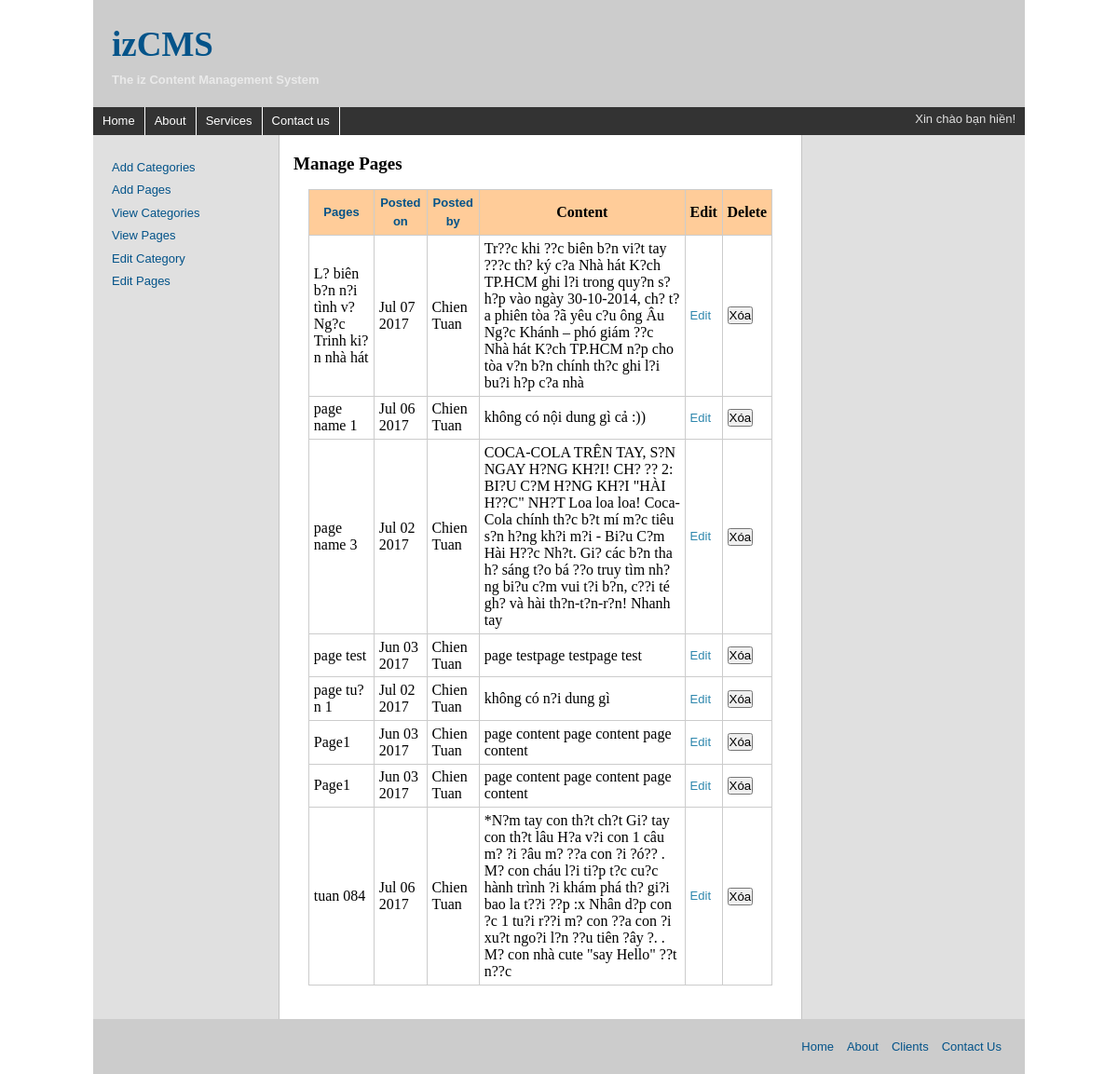
Screenshot of /admin/view_pages.php with the database file from the repository.
### tables this page shows
CREATE TABLE `pages` (
  `page_id` int(11) NOT NULL,
  `user_id` int(11) NOT NULL,
  `cat_id` int(11) NOT NULL,
  `page_name` varchar(150) NOT NULL,
  `content` text NOT NULL,
  `position` tinyint(4) NOT NULL,
  `post_on` datetime NOT NULL
);

### inc/lib.php (called while the page is built, shortened)
<?php
	function the_excerpt($text){
		$sanitized = htmlentities($text, ENT_COMPAT, 'UTF-8');
		if(strlen($sanitized)>400){
			$cutString= substr($sanitized, 0, 400);
			$words= substr($sanitized, 0, strrpos($cutString, ' '));
			return $words;
		} else {
			return $sanitized;
		}
	}
?>

### admin/view_pages.php (the view, shortened to what this page needs)
<?php include'../inc/lib.php'; ?>
<?php include('templates-part/head.php');?>
<?php include('templates-part/header.php'); ?>
<?php include('templates-part/menu.php');?>
<?php include("templates-part/slider-admin.php"); ?>
<div id="content">
<h2>Manage Pages</h2>
<table>
	<thead>
		<tr>
			<th><a href="view_pages.php?sort=page_name">Pages</a></th>
			<th><a href="view_pages.php?sort=post_on">Posted on</a></th>
			<th><a href="view_pages.php?sort=post_by">Posted by</a></th>
            <th>Content</th>
            <th>Edit</th>
            <th>Delete</th>
		</tr>
	</thead>
	<tbody>
        <?php
            if(isset($_GET['sort'])){
                switch ($_GET['sort']) {
                    case 'page_name':
                        $order_by= "page_name";
                        break;
                    case 'post_on':
                        $order_by= "post_on";
                        break;
                    case 'post_by':
                        $order_by= "name";
                        break;
                    default:
                        $order_by= "page_name";
                        break;
                }
            }else{
                $order_by="page_name";
            }
        ?>
        <?php
            $q  = " SELECT p.user_id,p.page_id,p.page_name,DATE_FORMAT(p.post_on, '%b %d %Y') AS date,p.content,CONCAT_WS(' ',first_name,last_name) AS name";
            $q .= " FROM pages AS p";
            $q .= " JOIN users AS u";
            $q .= " USING (user_id)";
            $q .= " ORDER BY {$order_by} ASC";
            $r= mysqli_query($conn,$q) or die("Query {$q} \n<br/>MySQL Error:".mysqli_error($conn));
            while($row=mysqli_fetch_array($r,MYSQLI_ASSOC)):
            ?>
                <tr>
                    <td> <?php echo $row["page_name"]; ?> </td>
                    <td> <?php echo $row["date"]; ?> </td>
                    <td> <?php echo $row["name"]; ?> </td>
              		<td> <?php echo the_excerpt($row["content"]); ?></td>
                    <td><a class='edit' href='edit_page.php?pid=<?php echo $row['page_id'] ?>'>Edit</a></td>
                    <td>
                        <form method="POST">
                            <button type="submit" onclick="return confirm('bạn có chắc chắn muốn xóa không??')"> Xóa</button>
                        </form>
                    </td>
                </tr>
            <?php endwhile ?>
	</tbody>
</table>
</div>
<?php require_once('templates-part/footer.php'); ?>

### admin/templates-part/head.php (shortened to what this page needs)
<!DOCTYPE html>
<html>
<head>
	<link rel='stylesheet' href='css/style.css' />
</head>

### admin/templates-part/header.php
<body>
	<div id="container">
	<div id="header">
		<h1><a href="">izCMS</a></h1>
        <p class="slogan">The iz Content Management System</p>
	</div>

### admin/templates-part/menu.php
<div id="navigation">
		<ul>
	        <li><a href='../index.php'>Home</a></li>
			<li><a href='#'>About</a></li>
			<li><a href='#'>Services</a></li>
			<li><a href='#'>Contact us</a></li>
		</ul>
        <p class="greeting">Xin chào bạn hiền!</p>
	</div>

### admin/templates-part/slider-admin.php
<div id="content-container">
       <div id="section-navigation">
   	   <ul class="navi">
          <li><a href="add_categories.php">Add Categories</a></li>
          <li><a href="add_pages.php">Add Pages</a></li>
           <li><a href="view_categories.php">View Categories</a></li>
           <li><a href="view_pages.php">View Pages</a></li>
           <li><a href="edit_category.php">Edit Category</a></li>
           <li> <a href="edit_page.php"> Edit Pages </a> </li>
   	   </ul>
   </div>

### admin/templates-part/footer.php
<div id="footer">
        <ul class="footer-links">
            <li><a href="#">Home</a></li>
           <li><a href="#">About</a></li>
           <li><a href="#">Clients</a></li>
           <li><a href="#">Contact Us</a></li>
        </ul>
    </div>
</div>
</div>
</body>
</html>

### admin/css/style.css (style rules this page uses)
* { margin: 0; padding: 0 }
p, label, a { color: #333333; line-height: 1.5; font-size: 13px; font-family:'lucida grande',tahoma,verdana,arial,sans-serif； }
ul { list-style: none; }
a { color: #035389; text-decoration: none; }
h2 a, h2 { margin: 0; font-size: 19px; font-family: museo, georgia, san-serif; }
#container { margin: 0 auto;width: 1000px;background: #fff; }
#header { background: #ccc;padding: 20px; }
#header h1 a { margin: 0; font-size: 37px; font-family: museo, georgia, san-serif; }
.slogan { font-weight: bold; color: #EAEAEA; }
#navigation { float: left;width: 1000px;background: #333; }
.greeting { color:#E0E0E0; float: right; padding: 3px 10px 0px 0px; }
#navigation ul { margin: 0;padding: 0; }
#navigation ul li { display: inline; }
#navigation li a { display: block;float: left;padding: 5px 10px;color: #fff;text-decoration: none;border-right: 1px solid #fff; }
#content-container { float: left;width: 1000px;background: #fff url(images/layout-three-fixed-background.gif) repeat-y 100% 0; }
#section-navigation { float: left;width: 160px;padding: 20px 0;margin: 0 20px;display: inline; }
#section-navigation ul li { margin: 5px 0px;padding: 0; }
#content { float: left;width: 530px;padding: 20px 0;margin: 0 0 0 15px; }
#footer { clear: both;background: #ccc;text-align: right; padding: 20px; }
.footer-links li { display: inline; margin: 0 5px; }
table { margin: 1em; border-collapse: collapse; }
td, th { padding: .3em; border: 1px #ccc solid; }
thead { background: #fc9; }
tbody a.edit { color: #2E87AD; }

### rows the page displays
pages: page_name "L? biên b?n n?i tình v? Ng?c Trinh ki?n nhà hát", date "Jul 07 2017", name "Chien Tuan", content "Tr??c khi ??c biên b?n vi?t tay ???c th? ký c?a Nhà hát K?ch TP.HCM ghi l?i trong quy?n s? h?p vào ngày 30-10-2014, ch? t?a phiên tòa ?ã yêu c?u ông Âu Ng?c Khánh – phó giám ??c Nhà hát K?ch TP.HCM n?p cho tòa v?n b?n chính th?c ghi l?i bu?i h?p c?a nhà"
pages: page_name "page name 1", date "Jul 06 2017", name "Chien Tuan", content "không có nội dung gì cả :))"
pages: page_name "page name 3", date "Jul 02 2017", name "Chien Tuan", content "COCA-COLA TRÊN TAY, S?N NGAY H?NG KH?I! CH? ?? 2: BI?U C?M H?NG KH?I \"HÀI H??C\" NH?T Loa loa loa! Coca-Cola chính th?c b?t mí m?c tiêu s?n h?ng kh?i m?i - Bi?u C?m Hài H??c Nh?t. Gi? các b?n tha h? sáng t?o bá ??o truy tìm nh?ng bi?u c?m vui t?i b?n, c??i té gh? và hài th?n-t?n-r?n! Nhanh tay"
pages: page_name "page test", date "Jun 03 2017", name "Chien Tuan", content "page testpage testpage test"
pages: page_name "page tu?n 1", date "Jul 02 2017", name "Chien Tuan", content "không có n?i dung gì"
pages: page_name "Page1", date "Jun 03 2017", name "Chien Tuan", content "page content page content page content"
pages: page_name "Page1", date "Jun 03 2017", name "Chien Tuan", content "page content page content page content"
pages: page_name "tuan 084", date "Jul 06 2017", name "Chien Tuan", content "*N?m tay con th?t ch?t Gi? tay con th?t lâu H?a v?i con 1 câu m? ?i ?âu m? ??a con ?i ?ó?? . M? con cháu l?i ti?p t?c cu?c hành trình ?i khám phá th? gi?i bao la t??i ??p :x Nhân d?p con ?c 1 tu?i r??i m? con ??a con ?i xu?t ngo?i l?n ??u tiên ?ây ?. . M? con nhà cute \"say Hello\" ??t n??c"
